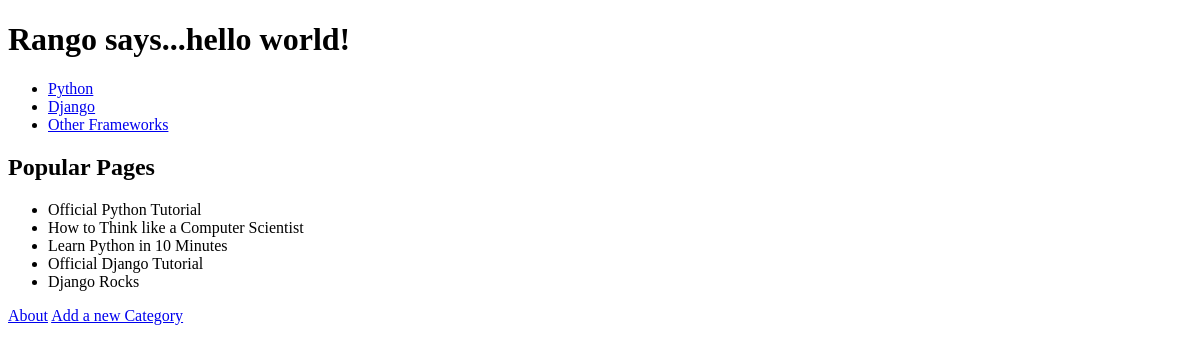
The app's page /rango/, older data.
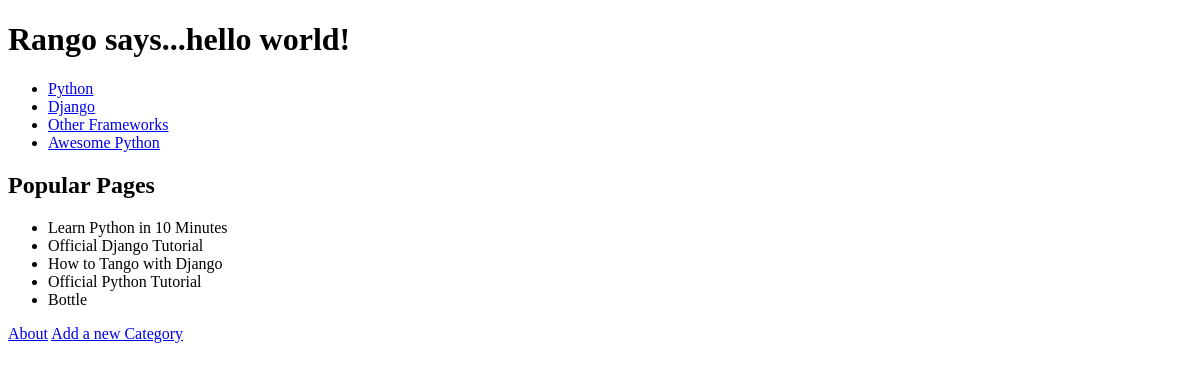
The same page, newer data.
### rango/models.py (models this page shows, shortened)
class Category(models.Model):
    name = models.CharField(max_length=128, unique=True)
    views = models.IntegerField(default=0)
    likes = models.IntegerField(default=0)
    slug = models.SlugField(unique=True)

class Page(models.Model):
    category = models.ForeignKey(Category)
    title = models.CharField(max_length=128)
    url = models.URLField()
    views = models.IntegerField(default=0)

### rango/views.py (the view)
def index(request):
    category_list = Category.objects.order_by('-likes')[:5]
    page_list = Page.objects.order_by('-views')[:5]
    context_dict = {'categories': category_list, 'pages': page_list}
    return render(request, 'rango/index.html', context_dict)

### templates/rango/index.html (shortened to what this page needs)
<!DOCTYPE html>
{% load staticfiles %}
<html>
<head lang="en">
</head>
<body>
<h1>Rango says...hello world!</h1>
{% if categories %}
    <ul>
        {% for category in categories %}
            <li><a href="/rango/category/{{ category.slug }}">{{ category.name }}</a></li>
        {% endfor %}
    </ul>
{% else %}
    <strong>There are no categories left</strong>
{% endif %}
<h2>Popular Pages</h2>
{% if pages %}
    <ul>
        {% for page in pages %}
            <li>{{ page.title }}</li>
        {% endfor %}
    </ul>
{% endif %}
<a href="/rango/about">About</a>
<a href="/rango/add_category/">Add a new Category</a><br />
</body>
</html>

Row changes from the older to the newer data that the page shows:
no longer on this page (row edited): Page: title "How to Think like a Computer Scientist"
no longer on this page (row edited): Page: title "Django Rocks"
added Category: name "Awesome Python"
now on this page (row edited): Page: title "How to Tango with Django"
changed Page "Official Python Tutorial": moves down the list
now on this page (row edited): Page: title "Bottle"
